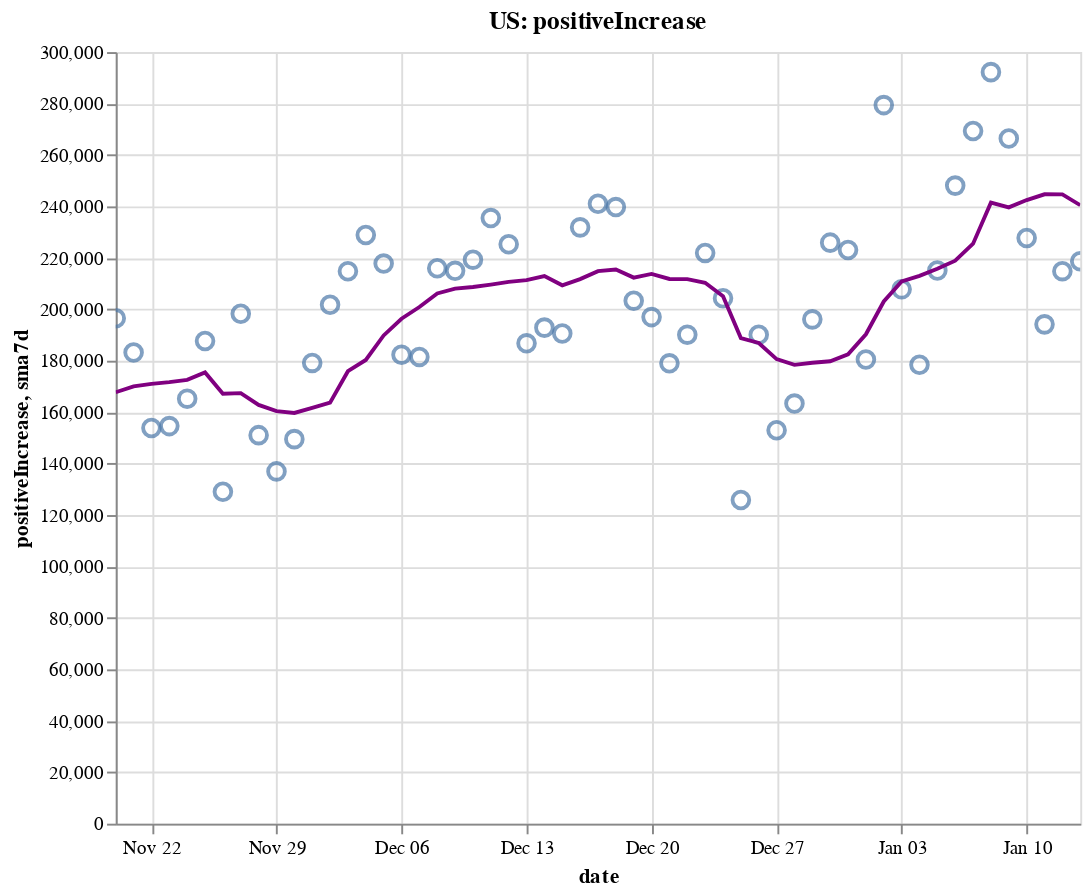

The notebook cell this image was saved under:
### Code cell
create_plot(us, 'positiveIncrease')

### Figure 1 — Vega-Lite specification as saved in the notebook (floating-point values rounded to 4 significant figures)
{"config": {"view": {"continuousWidth": 400, "continuousHeight": 300}}, "layer": [{"layer": [{"mark": {"type": "point", "size": 75}, "encoding": {"tooltip": [{"type": "temporal", "field": "date"}, {"type": "quantitative", "field": "positiveIncrease"}, {"type": "quantitative", "field": "sma7d"}], "x": {"type": "temporal", "field": "date"}, "y": {"type": "quantitative", "field": "positiveIncrease"}}, "selection": {"selector002": {"type": "interval", "bind": "scales", "encodings": ["x", "y"]}}}, {"mark": {"type": "line", "color": "purple"}, "encoding": {"x": {"type": "temporal", "field": "date"}, "y": {"type": "quantitative", "field": "sma7d"}}}]}, {"mark": {"type": "rule", "color": "#aaa"}, "encoding": {"x": {"type": "temporal", "field": "date"}}, "transform": [{"filter": {"selection": "selector001"}}]}, {"mark": "circle", "encoding": {"opacity": {"condition": {"value": 1, "selection": "selector001"}, "value": 0}, "tooltip": [{"type": "temporal", "field": "date"}, {"type": "quantitative", "field": "positiveIncrease"}, {"type": "quantitative", "field": "sma7d"}], "x": {"type": "temporal", "field": "date"}, "y": {"type": "quantitative", "field": "positiveIncrease"}}, "selection": {"selector001": {"type": "single", "encodings": ["x"], "on": "mouseover", "nearest": true, "empty": "none"}}}, {"mark": {"type": "text", "align": "left", "dx": 5, "dy": -5, "stroke": "white", "strokeWidth": 2}, "encoding": {"text": {"type": "quantitative", "field": "positiveIncrease"}, "tooltip": [{"type": "temporal", "field": "date"}, {"type": "quantitative", "field": "positiveIncrease"}, {"type": "quantitative", "field": "sma7d"}], "x": {"type": "temporal", "field": "date"}, "y": {"type": "quantitative", "field": "positiveIncrease"}}, "transform": [{"filter": {"selection": "selector001"}}]}, {"mark": {"type": "text", "align": "left", "dx": 5, "dy": -5}, "encoding": {"text": {"type": "quantitative", "field": "positiveIncrease"}, "tooltip": [{"type": "temporal", "field": "date"}, {"type": "quantitative", "field": "positiveIncrease"}, {"type": "quantitative", "field": "sma7d"}], "x": {"type": "temporal", "field": "date"}, "y": {"type": "quantitative", "field": "positiveIncrease"}}, "transform": [{"filter": {"selection": "selector001"}}]}], "data": {"name": "data-0780ad60a34e224ad881d1b69f36f07c"}, "height": 400, "title": "US: positiveIncrease", "width": 500, "$schema": "https://vega.github.io/schema/vega-lite/v4.8.1.json", "datasets": {"data-0780ad60a34e224ad881d1b69f36f07c": [{"date": "2020-11-20T00:00:00", "totalTestResultsIncrease": 1940000.0, "positiveIncrease": 196500.0, "death": 246100.0, "deathIncrease": 1910.0, "positiveRate": 0.101, "state": "US", "sma7d": 167700.0}, {"date": "2020-11-21T00:00:00", "totalTestResultsIncrease": 2051000.0, "positiveIncrease": 183200.0, "death": 247600.0, "deathIncrease": 1551.0, "positiveRate": 0.089, "state": "US", "sma7d": 170000.0}, {"date": "2020-11-22T00:00:00", "totalTestResultsIncrease": 1771000.0, "positiveIncrease": 153800.0, "death": 248600.0, "deathIncrease": 923.0, "positiveRate": 0.087, "state": "US", "sma7d": 171000.0}, {"date": "2020-11-23T00:00:00", "totalTestResultsIncrease": 1749000.0, "positiveIncrease": 154600.0, "death": 249400.0, "deathIncrease": 853.0, "positiveRate": 0.088, "state": "US", "sma7d": 171700.0}, {"date": "2020-11-24T00:00:00", "totalTestResultsIncrease": 1806000.0, "positiveIncrease": 165300.0, "death": 251500.0, "deathIncrease": 2091.0, "positiveRate": 0.092, "state": "US", "sma7d": 172600.0}, {"date": "2020-11-25T00:00:00", "totalTestResultsIncrease": 1829000.0, "positiveIncrease": 187700.0, "death": 253800.0, "deathIncrease": 2281.0, "positiveRate": 0.103, "state": "US", "sma7d": 175500.0}, {"date": "2020-11-26T00:00:00", "totalTestResultsIncrease": 1331000.0, "positiveIncrease": 129100.0, "death": 255200.0, "deathIncrease": 1392.0, "positiveRate": 0.097, "state": "US", "sma7d": 167200.0}, {"date": "2020-11-27T00:00:00", "totalTestResultsIncrease": 2044000.0, "positiveIncrease": 198300.0, "death": 256600.0, "deathIncrease": 1404.0, "positiveRate": 0.097, "state": "US", "sma7d": 167400.0}, {"date": "2020-11-28T00:00:00", "totalTestResultsIncrease": 1616000.0, "positiveIncrease": 151100.0, "death": 257800.0, "deathIncrease": 1243.0, "positiveRate": 0.093, "state": "US", "sma7d": 162800.0}, {"date": "2020-11-29T00:00:00", "totalTestResultsIncrease": 1287000.0, "positiveIncrease": 137000.0, "death": 258700.0, "deathIncrease": 825.0, "positiveRate": 0.106, "state": "US", "sma7d": 160400.0}, {"date": "2020-11-30T00:00:00", "totalTestResultsIncrease": 1613000.0, "positiveIncrease": 149500.0, "death": 259700.0, "deathIncrease": 1037.0, "positiveRate": 0.093, "state": "US", "sma7d": 159700.0}, {"date": "2020-12-01T00:00:00", "totalTestResultsIncrease": 1456000.0, "positiveIncrease": 179100.0, "death": 262200.0, "deathIncrease": 2489.0, "positiveRate": 0.123, "state": "US", "sma7d": 161700.0}, {"date": "2020-12-02T00:00:00", "totalTestResultsIncrease": 1560000.0, "positiveIncrease": 201700.0, "death": 265000.0, "deathIncrease": 2811.0, "positiveRate": 0.129, "state": "US", "sma7d": 163700.0}, {"date": "2020-12-03T00:00:00", "totalTestResultsIncrease": 1893000.0, "positiveIncrease": 214800.0, "death": 267800.0, "deathIncrease": 2822.0, "positiveRate": 0.113, "state": "US", "sma7d": 175900.0}, {"date": "2020-12-04T00:00:00", "totalTestResultsIncrease": 1862000.0, "positiveIncrease": 228900.0, "death": 270400.0, "deathIncrease": 2563.0, "positiveRate": 0.123, "state": "US", "sma7d": 180300.0}, {"date": "2020-12-05T00:00:00", "totalTestResultsIncrease": 2222000.0, "positiveIncrease": 217800.0, "death": 272900.0, "deathIncrease": 2486.0, "positiveRate": 0.098, "state": "US", "sma7d": 189800.0}, {"date": "2020-12-06T00:00:00", "totalTestResultsIncrease": 1620000.0, "positiveIncrease": 182400.0, "death": 274000.0, "deathIncrease": 1163.0, "positiveRate": 0.113, "state": "US", "sma7d": 196300.0}, {"date": "2020-12-07T00:00:00", "totalTestResultsIncrease": 1726000.0, "positiveIncrease": 181500.0, "death": 275300.0, "deathIncrease": 1291.0, "positiveRate": 0.105, "state": "US", "sma7d": 200900.0}, {"date": "2020-12-08T00:00:00", "totalTestResultsIncrease": 1652000.0, "positiveIncrease": 216000.0, "death": 278000.0, "deathIncrease": 2680.0, "positiveRate": 0.131, "state": "US", "sma7d": 206100.0}, {"date": "2020-12-09T00:00:00", "totalTestResultsIncrease": 1804000.0, "positiveIncrease": 215000.0, "death": 281200.0, "deathIncrease": 3169.0, "positiveRate": 0.119, "state": "US", "sma7d": 208000.0}, {"date": "2020-12-10T00:00:00", "totalTestResultsIncrease": 1887000.0, "positiveIncrease": 219300.0, "death": 284300.0, "deathIncrease": 3132.0, "positiveRate": 0.116, "state": "US", "sma7d": 208700.0}, {"date": "2020-12-11T00:00:00", "totalTestResultsIncrease": 1987000.0, "positiveIncrease": 235500.0, "death": 287000.0, "deathIncrease": 2747.0, "positiveRate": 0.118, "state": "US", "sma7d": 209600.0}, {"date": "2020-12-12T00:00:00", "totalTestResultsIncrease": 1835000.0, "positiveIncrease": 225300.0, "death": 289500.0, "deathIncrease": 2497.0, "positiveRate": 0.123, "state": "US", "sma7d": 210700.0}, {"date": "2020-12-13T00:00:00", "totalTestResultsIncrease": 1770000.0, "positiveIncrease": 186800.0, "death": 291000.0, "deathIncrease": 1501.0, "positiveRate": 0.106, "state": "US", "sma7d": 211300.0}, {"date": "2020-12-14T00:00:00", "totalTestResultsIncrease": 2096000.0, "positiveIncrease": 192900.0, "death": 292400.0, "deathIncrease": 1357.0, "positiveRate": 0.092, "state": "US", "sma7d": 212900.0}, {"date": "2020-12-15T00:00:00", "totalTestResultsIncrease": 1797000.0, "positiveIncrease": 190600.0, "death": 295300.0, "deathIncrease": 2924.0, "positiveRate": 0.106, "state": "US", "sma7d": 209300.0}, {"date": "2020-12-16T00:00:00", "totalTestResultsIncrease": 1802000.0, "positiveIncrease": 231800.0, "death": 298800.0, "deathIncrease": 3453.0, "positiveRate": 0.129, "state": "US", "sma7d": 211700.0}, {"date": "2020-12-17T00:00:00", "totalTestResultsIncrease": 1865000.0, "positiveIncrease": 241000.0, "death": 302200.0, "deathIncrease": 3465.0, "positiveRate": 0.129, "state": "US", "sma7d": 214800.0}, {"date": "2020-12-18T00:00:00", "totalTestResultsIncrease": 2198000.0, "positiveIncrease": 239700.0, "death": 305100.0, "deathIncrease": 2866.0, "positiveRate": 0.109, "state": "US", "sma7d": 215400.0}, {"date": "2020-12-19T00:00:00", "totalTestResultsIncrease": 1762000.0, "positiveIncrease": 203300.0, "death": 307800.0, "deathIncrease": 2708.0, "positiveRate": 0.115, "state": "US", "sma7d": 212300.0}, {"date": "2020-12-20T00:00:00", "totalTestResultsIncrease": 1792000.0, "positiveIncrease": 197000.0, "death": 309500.0, "deathIncrease": 1668.0, "positiveRate": 0.11, "state": "US", "sma7d": 213800.0}, {"date": "2020-12-21T00:00:00", "totalTestResultsIncrease": 2025000.0, "positiveIncrease": 179000.0, "death": 311000.0, "deathIncrease": 1480.0, "positiveRate": 0.088, "state": "US", "sma7d": 211800.0}, {"date": "2020-12-22T00:00:00", "totalTestResultsIncrease": 1727000.0, "positiveIncrease": 190100.0, "death": 314100.0, "deathIncrease": 3137.0, "positiveRate": 0.11, "state": "US", "sma7d": 211700.0}, {"date": "2020-12-23T00:00:00", "totalTestResultsIncrease": 1740000.0, "positiveIncrease": 221900.0, "death": 317500.0, "deathIncrease": 3393.0, "positiveRate": 0.128, "state": "US", "sma7d": 210300.0}, {"date": "2020-12-24T00:00:00", "totalTestResultsIncrease": 1937000.0, "positiveIncrease": 204300.0, "death": 320400.0, "deathIncrease": 2958.0, "positiveRate": 0.105, "state": "US", "sma7d": 205100.0}, {"date": "2020-12-25T00:00:00", "totalTestResultsIncrease": 1373000.0, "positiveIncrease": 125900.0, "death": 322000.0, "deathIncrease": 1553.0, "positiveRate": 0.092, "state": "US", "sma7d": 188800.0}, {"date": "2020-12-26T00:00:00", "totalTestResultsIncrease": 2122000.0, "positiveIncrease": 190100.0, "death": 323400.0, "deathIncrease": 1426.0, "positiveRate": 0.09, "state": "US", "sma7d": 186900.0}, {"date": "2020-12-27T00:00:00", "totalTestResultsIncrease": 1340000.0, "positiveIncrease": 153000.0, "death": 324800.0, "deathIncrease": 1397.0, "positiveRate": 0.114, "state": "US", "sma7d": 180600.0}, {"date": "2020-12-28T00:00:00", "totalTestResultsIncrease": 1477000.0, "positiveIncrease": 163300.0, "death": 326300.0, "deathIncrease": 1490.0, "positiveRate": 0.111, "state": "US", "sma7d": 178400.0}, {"date": "2020-12-29T00:00:00", "totalTestResultsIncrease": 1292000.0, "positiveIncrease": 196100.0, "death": 329600.0, "deathIncrease": 3289.0, "positiveRate": 0.152, "state": "US", "sma7d": 179200.0}, {"date": "2020-12-30T00:00:00", "totalTestResultsIncrease": 1534000.0, "positiveIncrease": 225900.0, "death": 333500.0, "deathIncrease": 3900.0, "positiveRate": 0.147, "state": "US", "sma7d": 179800.0}, {"date": "2020-12-31T00:00:00", "totalTestResultsIncrease": 1748000.0, "positiveIncrease": 223000.0, "death": 336800.0, "deathIncrease": 3297.0, "positiveRate": 0.128, "state": "US", "sma7d": 182500.0}, {"date": "2021-01-01T00:00:00", "totalTestResultsIncrease": 1360000.0, "positiveIncrease": 180500.0, "death": 339400.0, "deathIncrease": 2592.0, "positiveRate": 0.133, "state": "US", "sma7d": 190300.0}, {"date": "2021-01-02T00:00:00", "totalTestResultsIncrease": 2060000.0, "positiveIncrease": 279400.0, "death": 341800.0, "deathIncrease": 2406.0, "positiveRate": 0.136, "state": "US", "sma7d": 203000.0}, {"date": "2021-01-03T00:00:00", "totalTestResultsIncrease": 1401000.0, "positiveIncrease": 207800.0, "death": 343300.0, "deathIncrease": 1455.0, "positiveRate": 0.148, "state": "US", "sma7d": 210900.0}, {"date": "2021-01-04T00:00:00", "totalTestResultsIncrease": 1569000.0, "positiveIncrease": 178400.0, "death": 344800.0, "deathIncrease": 1547.0, "positiveRate": 0.114, "state": "US", "sma7d": 213000.0}, {"date": "2021-01-05T00:00:00", "totalTestResultsIncrease": 1679000.0, "positiveIncrease": 215100.0, "death": 348300.0, "deathIncrease": 3484.0, "positiveRate": 0.128, "state": "US", "sma7d": 215700.0}, {"date": "2021-01-06T00:00:00", "totalTestResultsIncrease": 1601000.0, "positiveIncrease": 248100.0, "death": 352200.0, "deathIncrease": 3902.0, "positiveRate": 0.155, "state": "US", "sma7d": 218900.0}, {"date": "2021-01-07T00:00:00", "totalTestResultsIncrease": 1915000.0, "positiveIncrease": 269300.0, "death": 356300.0, "deathIncrease": 4079.0, "positiveRate": 0.141, "state": "US", "sma7d": 225500.0}, {"date": "2021-01-08T00:00:00", "totalTestResultsIncrease": 2117000.0, "positiveIncrease": 292200.0, "death": 360000.0, "deathIncrease": 3780.0, "positiveRate": 0.138, "state": "US", "sma7d": 241500.0}, {"date": "2021-01-09T00:00:00", "totalTestResultsIncrease": 2064000.0, "positiveIncrease": 266400.0, "death": 363600.0, "deathIncrease": 3537.0, "positiveRate": 0.129, "state": "US", "sma7d": 239600.0}, {"date": "2021-01-10T00:00:00", "totalTestResultsIncrease": 1988000.0, "positiveIncrease": 227700.0, "death": 365700.0, "deathIncrease": 2068.0, "positiveRate": 0.115, "state": "US", "sma7d": 242500.0}, {"date": "2021-01-11T00:00:00", "totalTestResultsIncrease": 1844000.0, "positiveIncrease": 194100.0, "death": 367400.0, "deathIncrease": 1733.0, "positiveRate": 0.105, "state": "US", "sma7d": 244700.0}, {"date": "2021-01-12T00:00:00", "totalTestResultsIncrease": 1924000.0, "positiveIncrease": 214800.0, "death": 371400.0, "deathIncrease": 4064.0, "positiveRate": 0.112, "state": "US", "sma7d": 244700.0}, {"date": "2021-01-13T00:00:00", "totalTestResultsIncrease": 1780000.0, "positiveIncrease": 218700.0, "death": 375200.0, "deathIncrease": 4020.0, "positiveRate": 0.123, "state": "US", "sma7d": 240500.0}]}}
